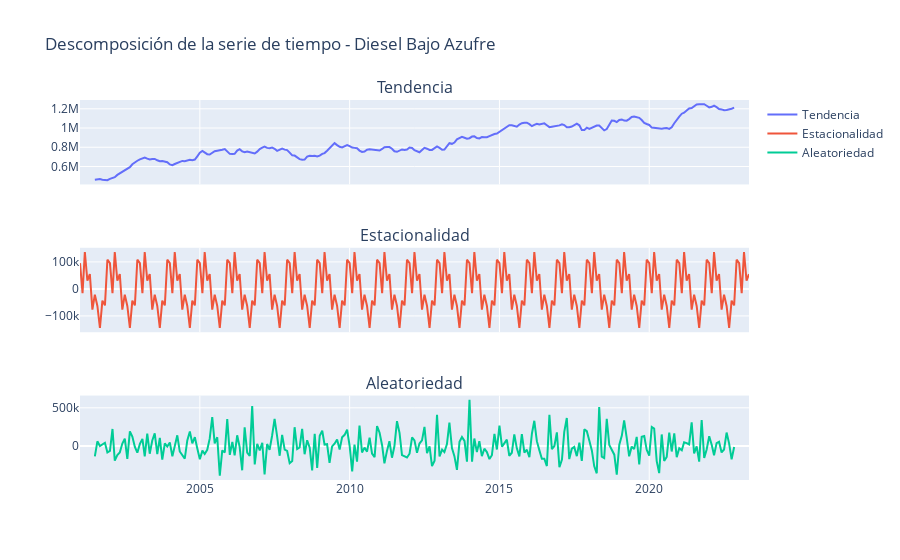

Notebook code for this chart:
### Markdown cell above
### Descomposición de la serie

### Code cell
d_serie_dba = seasonal_decompose(data_dba.set_index('fecha')['diesel'].astype(float))
fig = make_subplots(rows=3, cols=1, shared_xaxes=True, subplot_titles=('Tendencia', 'Estacionalidad', 'Aleatoriedad'))

fig.add_trace(go.Scatter(x=d_serie_dba.trend.index, y=d_serie_dba.trend, mode='lines', name='Tendencia'), row=1, col=1)
fig.add_trace(go.Scatter(x=d_serie_dba.seasonal.index, y=d_serie_dba.seasonal, mode='lines', name='Estacionalidad'), row=2, col=1)
fig.add_trace(go.Scatter(x=d_serie_dba.resid.index, y=d_serie_dba.resid, mode='lines', name='Aleatoriedad'), row=3, col=1)

fig.update_layout(title='Descomposición de la serie de tiempo - Diesel Bajo Azufre')
fig.show()

### Figure 1 — Plotly figure (JSON) as saved in the notebook; plotly's stock layout.template omitted (floating-point values rounded to 4 significant figures; data arrays with more than 128 entries replaced by an {"elided": "..."} marker saying what was removed)
{"data": [{"mode": "lines", "name": "Tendencia", "type": "scatter", "x": {"elided": "269 str values"}, "xaxis": "x", "y": {"elided": "269 float values"}, "yaxis": "y"}, {"mode": "lines", "name": "Estacionalidad", "type": "scatter", "x": {"elided": "269 str values"}, "xaxis": "x2", "y": {"elided": "269 float values"}, "yaxis": "y2"}, {"mode": "lines", "name": "Aleatoriedad", "type": "scatter", "x": {"elided": "269 str values"}, "xaxis": "x3", "y": {"elided": "269 float values"}, "yaxis": "y3"}], "layout": {"annotations": [{"font": {"size": 16}, "showarrow": false, "text": "Tendencia", "x": 0.5, "xanchor": "center", "xref": "paper", "y": 1, "yanchor": "bottom", "yref": "paper"}, {"font": {"size": 16}, "showarrow": false, "text": "Estacionalidad", "x": 0.5, "xanchor": "center", "xref": "paper", "y": 0.6111, "yanchor": "bottom", "yref": "paper"}, {"font": {"size": 16}, "showarrow": false, "text": "Aleatoriedad", "x": 0.5, "xanchor": "center", "xref": "paper", "y": 0.2222, "yanchor": "bottom", "yref": "paper"}], "title": {"text": "Descomposición de la serie de tiempo - Diesel Bajo Azufre"}, "xaxis": {"anchor": "y", "domain": [0, 1], "matches": "x3", "showticklabels": false}, "xaxis2": {"anchor": "y2", "domain": [0, 1], "matches": "x3", "showticklabels": false}, "xaxis3": {"anchor": "y3", "domain": [0, 1]}, "yaxis": {"anchor": "x", "domain": [0.7778, 1]}, "yaxis2": {"anchor": "x2", "domain": [0.3889, 0.6111]}, "yaxis3": {"anchor": "x3", "domain": [0, 0.2222]}}}
